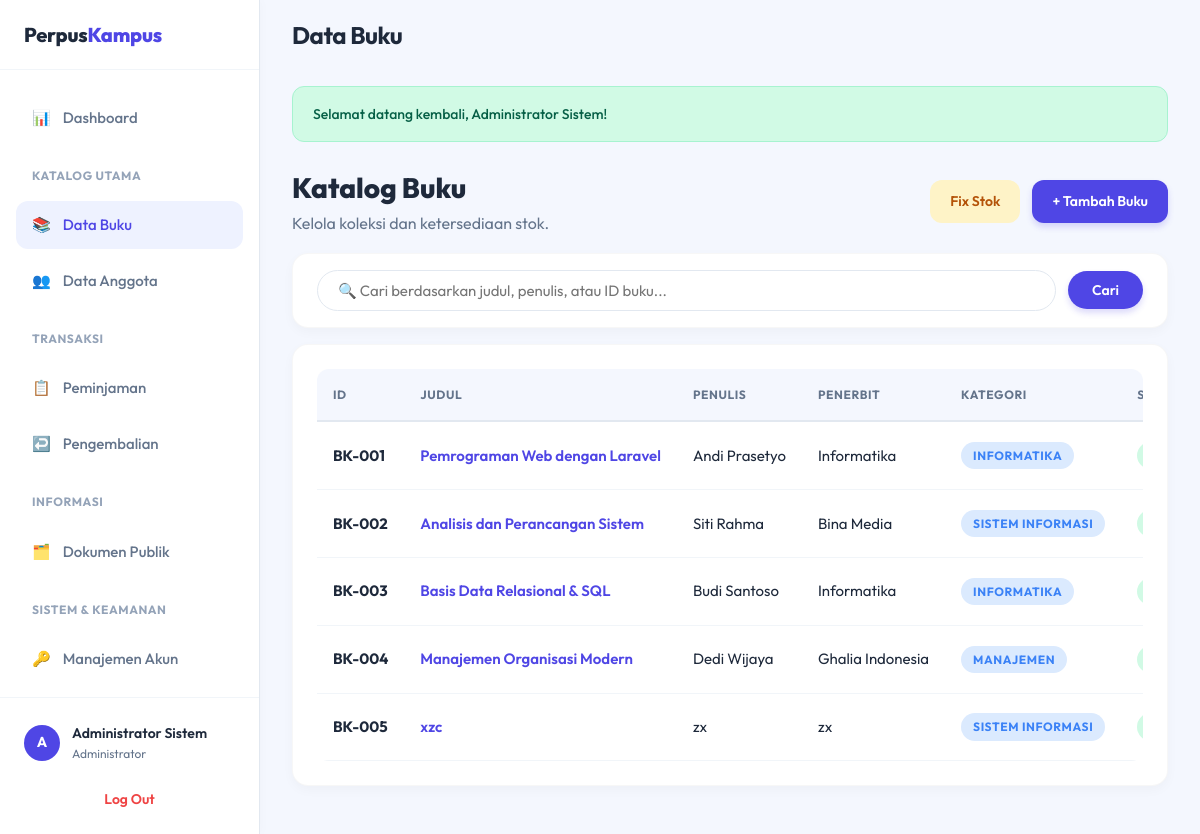
/index.php?url=buku/index (signed in), run on the app's committed database.
### tables this page shows
CREATE TABLE `buku` (
  `id_buku` varchar(15) NOT NULL,
  `id_kategori` int NOT NULL,
  `judul` varchar(150) NOT NULL,
  `penulis` varchar(100) NOT NULL,
  `penerbit` varchar(100) NOT NULL,
  `stok` int NOT NULL DEFAULT '0',
  PRIMARY KEY (`id_buku`),
  KEY `fk_buku_kategori` (`id_kategori`),
  CONSTRAINT `fk_buku_kategori` FOREIGN KEY (`id_kategori`) REFERENCES `kategori` (`id_kategori`) ON DELETE CASCADE ON UPDATE CASCADE,
  CONSTRAINT `chk_stok` CHECK ((`stok` >= 0))
);

CREATE TABLE `kategori` (
  `id_kategori` int NOT NULL AUTO_INCREMENT,
  `nama_kategori` varchar(50) NOT NULL,
  PRIMARY KEY (`id_kategori`)
);

### app/Core/Controller.php (called while the page is built, shortened)
<?php
class Controller {
    public function view($view, $data = []) {
        require_once __DIR__ . '/../Views/' . $view . '.php';
    }
    public function model($model) {
        return new $model();
    }
}

### app/Controllers/BukuController.php (called while the page is built, shortened)
<?php
class BukuController extends Controller {
    public function index() {
        $bukuModel = $this->model('BukuModel');
        $keyword = $_GET['search'] ?? '';
        $data['buku']    = $bukuModel->getAllBuku($keyword);
        $data['keyword'] = $keyword;
        $this->view('layouts/header', ['title' => 'Data Buku']);
        $this->view('buku/index', $data);
        $this->view('layouts/footer');
    }
}

### app/Core/App.php (called while the page is built, shortened)
<?php
class App {
    protected $method     = 'index';
    public function __construct() {
        $url = $this->parseUrl();
        if (isset($url[0])) {
            $controllerName = ucfirst($url[0]) . 'Controller';
            $file = self::CONTROLLERS_PATH . $controllerName . '.php';
            if (file_exists($file)) {
                unset($url[0]);
            }
        }
        $this->controller = new $this->controller;
        if (isset($url[1])) {
            if (method_exists($this->controller, $url[1])) {
                $this->method = $url[1];
                unset($url[1]);
            }
        }
        $this->params = $url ? array_values($url) : [];
        call_user_func_array([$this->controller, $this->method], $this->params);
    }
    public function parseUrl(): array {
        if (isset($_GET['url'])) {
            return explode('/', filter_var(rtrim($_GET['url'], '/'), FILTER_SANITIZE_URL));
        }
        return [];
    }
}

### public/index.php (called while the page is built, shortened)
<?php
require_once BASE_PATH . '/app/Config/Database.php';
require_once BASE_PATH . '/app/Core/Model.php';
require_once BASE_PATH . '/app/Core/Controller.php';
require_once BASE_PATH . '/app/Core/App.php';
$app = new App();

### app/Core/Model.php (called while the page is built, shortened)
<?php
require_once __DIR__ . '/../Config/Database.php';
abstract class Model {
    public function __construct(PDO $db = null) {
        $this->db = $db ?? Database::getInstance();
    }
}

### app/Config/Database.php (called while the page is built, shortened)
<?php
class Database {
    private static $instance = null;
    private $host = 'localhost';
    private $user = 'root';
    private $pass = '';
    private $name = 'db_perpustakaan_kampus';
    private function __construct() {
        try {
            $dsn = "mysql:host={$this->host};dbname={$this->name};charset=utf8mb4";
            $options = [
                PDO::ATTR_ERRMODE            => PDO::ERRMODE_EXCEPTION,
                PDO::ATTR_DEFAULT_FETCH_MODE => PDO::FETCH_ASSOC,
                PDO::ATTR_EMULATE_PREPARES   => false,
            ];
            $this->conn = new PDO($dsn, $this->user, $this->pass, $options);
        } catch (PDOException $e) {
            die("Database Connection Error: " . $e->getMessage());
        }
    }
    public static function getInstance() {
        if (!self::$instance) {
            self::$instance = new Database();
        }
        return self::$instance->conn;
    }
}

### app/Models/BukuModel.php (called while the page is built, shortened)
<?php
class BukuModel extends Model {
    public function getAllBuku(?string $search = '') {
        $query = "SELECT b.id_buku, b.judul, k.nama_kategori, b.stok, b.penulis, b.penerbit
                  FROM buku b
                  JOIN kategori k ON b.id_kategori = k.id_kategori";
        $params = [];
        $query .= " ORDER BY b.id_buku";
        $stmt = $this->db->prepare($query);
        $stmt->execute($params);
        return $stmt->fetchAll();
    }
}

### app/Views/buku/index.php (the view, shortened to what this page needs)
<?php include __DIR__ . '/../layouts/_flash.php'; ?>
<div class="flex-between align-center mb-2">
    <div>
        <h1 style="font-size:1.75rem; font-weight:800;">Katalog Buku</h1>
        <p class="text-muted"><?= $_SESSION['user']['role'] === 'Anggota' ? 'Lihat ketersediaan koleksi buku.' : 'Kelola koleksi dan ketersediaan stok.' ?></p>
    </div>
    <?php if($_SESSION['user']['role'] !== 'Anggota'): ?>
    <div class="flex-row-gap">
        <?php if($_SESSION['user']['role'] === 'Administrator'): ?>
        <a href="index.php?url=buku/fixStok" class="btn btn-warning" onclick="return confirm('Perbaiki stok negatif?')">Fix Stok</a>
        <?php endif; ?>
        <a href="index.php?url=buku/tambah" class="btn btn-primary">+ Tambah Buku</a>
    </div>
    <?php endif; ?>
</div>
<div class="card mb-4 mt-2" style="padding: 1rem 1.5rem;">
    <form action="index.php" method="GET" class="search-form">
        <input type="text" name="search" placeholder="🔍 Cari berdasarkan judul, penulis, atau ID buku..."
               value="<?= htmlspecialchars($data['keyword'] ?? '') ?>" class="form-control" style="flex:1;">
        <button type="submit" class="btn btn-primary">Cari</button>
    </form>
</div>
<div class="card mt-2">
    <div class="table-responsive">
        <table class="table">
            <thead>
                <tr>
                    <th>ID</th>
                    <th>Judul</th>
                    <th>Penulis</th>
                    <th>Penerbit</th>
                    <th>Kategori</th>
                    <th>Stok</th>
                </tr>
            </thead>
            <tbody>
                <?php foreach($data['buku'] as $row): ?>
                <tr>
                    <td><strong><?= $row['id_buku'] ?></strong></td>
                    <td style="font-weight:600; color:var(--primary);"><?= htmlspecialchars($row['judul']) ?></td>
                    <td><?= htmlspecialchars($row['penulis']) ?></td>
                    <td><?= htmlspecialchars($row['penerbit']) ?></td>
                    <td><span class="badge info"><?= htmlspecialchars($row['nama_kategori']) ?></span></td>
                    <td><span class="badge <?= $row['stok'] > 0 ? 'success' : 'danger' ?>"><?= $row['stok'] > 0 ? 'Tersedia ('.$row['stok'].')' : 'Habis' ?></span></td>
                </tr>
                <?php endforeach; ?>
            </tbody>
        </table>
    </div>
</div>

### app/Views/layouts/header.php (shortened to what this page needs)
<!DOCTYPE html>
<html lang="id">
<head>
    <link rel="stylesheet" href="css/style.css">
</head>
<body>
    <div class="app-wrapper">
        <aside class="sidebar">
            <div class="sidebar-header">
                <a href="index.php" class="sidebar-brand">Perpus<span>Kampus</span></a>
            </div>
            <nav class="sidebar-menu">
                <a href="index.php" class="menu-item <?= (isset($_GET['url']) && $_GET['url'] === 'home/index' || !isset($_GET['url'])) ? 'active' : '' ?>">
                    <span>📊</span> Dashboard
                </a>
                <div class="menu-category">Katalog Utama</div>
                <a href="index.php?url=buku/index" class="menu-item <?= (strpos($_GET['url'] ?? '', 'buku/') === 0) ? 'active' : '' ?>">
                    <span>📚</span> Data Buku
                </a>
                <?php if(isset($_SESSION['user']) && $_SESSION['user']['role'] !== 'Anggota'): ?>
                <a href="index.php?url=anggota/index" class="menu-item <?= (strpos($_GET['url'] ?? '', 'anggota/') === 0) ? 'active' : '' ?>">
                    <span>👥</span> Data Anggota
                </a>
                <?php endif; ?>
                <?php if(isset($_SESSION['user'])): ?>
                <div class="menu-category">Transaksi</div>
                <a href="index.php?url=peminjaman/index" class="menu-item <?= (strpos($_GET['url'] ?? '', 'peminjaman/') === 0) ? 'active' : '' ?>">
                    <span>📋</span> <?= $_SESSION['user']['role'] === 'Anggota' ? 'Peminjaman Saya' : 'Peminjaman' ?>
                </a>
                <a href="index.php?url=pengembalian/index" class="menu-item <?= (strpos($_GET['url'] ?? '', 'pengembalian/') === 0) ? 'active' : '' ?>">
                    <span>↩️</span> <?= $_SESSION['user']['role'] === 'Anggota' ? 'Pengembalian Saya' : 'Pengembalian' ?>
                </a>
                <?php endif; ?>
                <div class="menu-category">Informasi</div>
                <a href="index.php?url=dokumen/index" class="menu-item <?= (strpos($_GET['url'] ?? '', 'dokumen/') === 0) ? 'active' : '' ?>">
                    <span>🗂️</span> Dokumen Publik
                </a>
                <?php if(isset($_SESSION['user']) && $_SESSION['user']['role'] === 'Administrator'): ?>
                <div class="menu-category">Sistem & Keamanan</div>
                <a href="index.php?url=user/index" class="menu-item <?= (strpos($_GET['url'] ?? '', 'user/') === 0) ? 'active' : '' ?>">
                    <span>🔑</span> Manajemen Akun
                </a>
                <a href="index.php?url=hakAkses/index" class="menu-item <?= (strpos($_GET['url'] ?? '', 'hakAkses/') === 0) ? 'active' : '' ?>">
                </a>
                <?php endif; ?>
            </nav>
            <?php if(isset($_SESSION['user'])): ?>
            <div class="sidebar-footer">
                <div class="user-profile">
                    <div class="user-avatar"><?= strtoupper(substr($_SESSION['user']['nama_lengkap'], 0, 1)) ?></div>
                    <div class="user-info">
                        <span class="user-name"><?= htmlspecialchars($_SESSION['user']['nama_lengkap']) ?></span>
                        <span class="user-role"><?= $_SESSION['user']['role'] ?></span>
                    </div>
                </div>
                <a href="index.php?url=auth/logout" class="logout-btn">Log Out</a>
            </div>
            <?php else: ?>
            <div class="sidebar-footer">
                <a href="index.php?url=auth/login" class="btn btn-primary" style="width:100%;">Login</a>
            </div>
            <?php endif; ?>
        </aside>
        <main class="main-content">
            <header class="topbar">
                <div class="page-title">
                    <?= htmlspecialchars($data['title'] ?? 'Sistem Perpustakaan') ?>
                </div>
            </header>
            <div class="content-wrapper">

### app/Views/layouts/_flash.php (shortened to what this page needs)
<?php if(isset($_SESSION['flash'])): ?>
    <div class="alert alert-success"><?= $_SESSION['flash']; unset($_SESSION['flash']); ?></div>
<?php endif; ?>

### app/Views/layouts/footer.php
            </div>
        </main>
    </div>
</body>
</html>

### data on the page
buku: id_buku "BK-001", judul "Pemrograman Web dengan Laravel", penulis "Andi Prasetyo", penerbit "Informatika", id_kategori.nama_kategori "INFORMATIKA"
buku: id_buku "BK-002", judul "Analisis dan Perancangan Sistem", penulis "Siti Rahma", penerbit "Bina Media", id_kategori.nama_kategori "SISTEM INFORMASI"
buku: id_buku "BK-003", judul "Basis Data Relasional & SQL", penulis "Budi Santoso", penerbit "Informatika", id_kategori.nama_kategori "INFORMATIKA"
buku: id_buku "BK-004", judul "Manajemen Organisasi Modern", penulis "Dedi Wijaya", penerbit "Ghalia Indonesia", id_kategori.nama_kategori "MANAJEMEN"
buku: id_buku "BK-005", judul "xzc", penulis "zx", penerbit "zx", id_kategori.nama_kategori "SISTEM INFORMASI"

### other printed values
substr($_SESSION['user']['nama_lengkap'], 0, 1) "A"
$_SESSION['user']['nama_lengkap'] "Administrator Sistem"
$_SESSION['user']['role'] "Administrator"
$data['title'] "Data Buku"
$_SESSION['flash'] "Selamat datang kembali, Administrator Sistem!"
